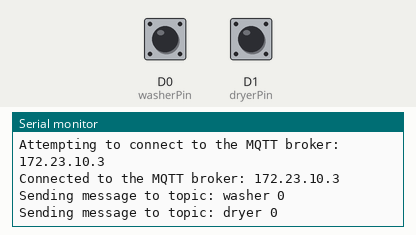
Recording of a sketch running on a simulated Arduino MKR. Parts: the last lines printed to the serial monitor. Inputs (shaded band) come from the test bench; at power-on: D0 (washerPin) HIGH, D1 (dryerPin) HIGH. WiFi joins after 1.5 s; servers stay silent unless stated; no MQTT or app messages arrive unless stated.

Above: at 2.7 s.
2.8 s: D0 (washerPin) pulled LOW for 0.6 s
At 4.6 s:
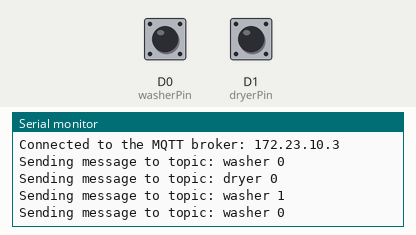
4.9 s: D1 (dryerPin) pulled LOW for 0.6 s
At 6.4 s:
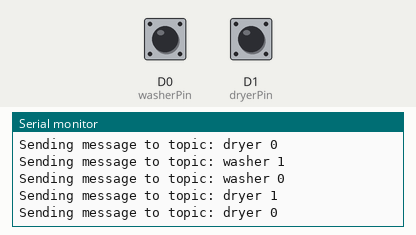

Measured:
- after the input at 2.8 s, the serial monitor: prints a new line after 0.25 s (image 1)
- after the input at 4.9 s, the serial monitor: prints a new line after 0.15 s (image 2)

The sketch:

Main.ino
```cpp
#include <WiFiNINA.h>
#include <ArduinoMqttClient.h>

#include "arduino_secrets.h"

char ssid[] = SECRET_SSID;
char pass[] = SECRET_PASS;

WiFiClient wifiClient;
MqttClient mqttClient(wifiClient);

const char broker[] = "172.23.10.3";
int port = 1883;

const long interval = 500;  // Interval for sending messages (milliseconds)
unsigned long previousMilliseconds = 0;

int washerPin = 0;
int dryerPin = 1;

int lastWasherValue = -1;
int lastDryerValue = -1;

const char washerTopic[] = "washer";
const char dryerTopic[] = "dryer";

void connectNetwork() {
  Serial.print("Attempting to connect to WPA SSID: ");
  Serial.println(ssid);

  while (WiFi.begin(ssid, pass) != WL_CONNECTED) {
    Serial.print(".");
    delay(5000);
  }

  Serial.println("Connected to the network");
  Serial.println();
}

bool checkNetwork() {
  if (WiFi.status() != WL_CONNECTED) {
    WiFi.disconnect();

    Serial.print("Attempting to reconnect to WPA SSID: ");
    Serial.println(ssid);

    if (!WiFi.begin(ssid, pass) != WL_CONNECTED) {
      Serial.println("Network reconnection failed");
      return false;
    }

    Serial.println("Network reconnected");
    return true;
  }

  return true;
}

void connectBroker() {
  Serial.print("Attempting to connect to the MQTT broker: ");
  Serial.println(broker);

  while (!mqttClient.connect(broker, port)) {
    Serial.print(".");
    delay(5000);
  }

  Serial.print("Connected to the MQTT broker: ");
  Serial.println(broker);
}

bool checkBroker() {
  if (!mqttClient.connected()) {
    Serial.print("Attempting to reconnect to the MQTT broker: ");
    Serial.println(broker);

    if (!mqttClient.connect(broker, port)) {
      Serial.println("Broker reconnection failed");
      return false;
    }

    Serial.println("Broker reconnected");

    outputValue(washerTopic, lastWasherValue);
    outputValue(dryerTopic, lastDryerValue);

    return true;
  }

  return true;
}

void setupDevices() {
  pinMode(washerPin, INPUT_PULLUP);
  pinMode(dryerPin, INPUT_PULLUP);

  lastWasherValue = digitalRead(washerPin);
  lastDryerValue = digitalRead(dryerPin);

  outputValue(washerTopic, lastWasherValue);
  outputValue(dryerTopic, lastDryerValue);
}

void outputValue(char topic[], int value) {
  Serial.print("Sending message to topic: ");
  Serial.print(topic);
  Serial.print(" ");
  Serial.println(value == 1 ? 0 : 1);

  mqttClient.beginMessage(topic);
  mqttClient.print(value == 1 ? 0 : 1);
  mqttClient.endMessage();
}

void setup() {
  Serial.begin(9600);

  while (!Serial) {
    ;  // wait for serial port to connect. Needed for native USB port only
  }

  connectNetwork();
  connectBroker();

  setupDevices();

  Serial.println();
}

void loop() {
  mqttClient.poll();

  unsigned long currentMilliseconds = millis();

  if (currentMilliseconds - previousMilliseconds >= interval) {
    previousMilliseconds = currentMilliseconds;

    if (!checkNetwork()) {
      return;
    }

    if (!checkBroker()) {
      return;
    }

    int washerValue = digitalRead(washerPin);

    if (washerValue != lastWasherValue) {
      lastWasherValue = washerValue;

      outputValue(washerTopic, washerValue);
    }

    int dryerValue = digitalRead(dryerPin);

    if (dryerValue != lastDryerValue) {
      lastDryerValue = dryerValue;

      outputValue(dryerTopic, dryerValue);
    }
  }
}
```

arduino_secrets.h
```cpp
#define SECRET_SSID ""
#define SECRET_PASS ""
```
